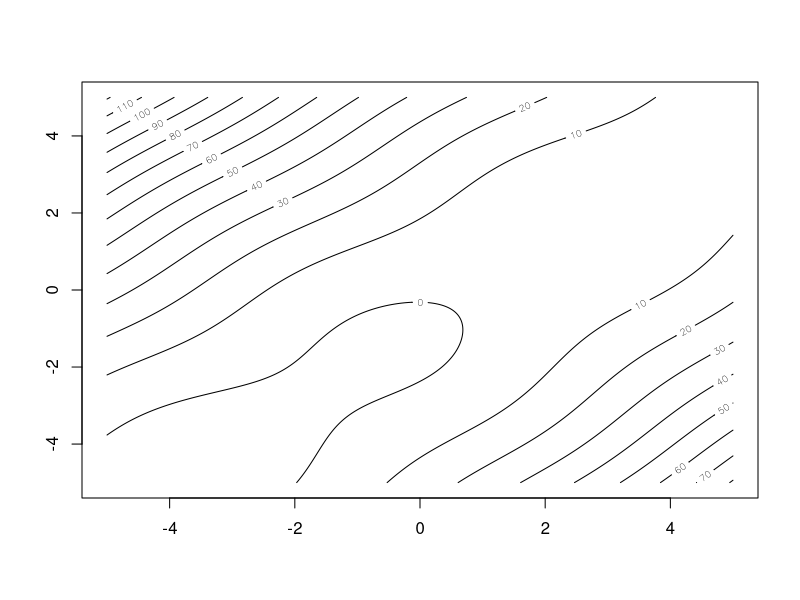
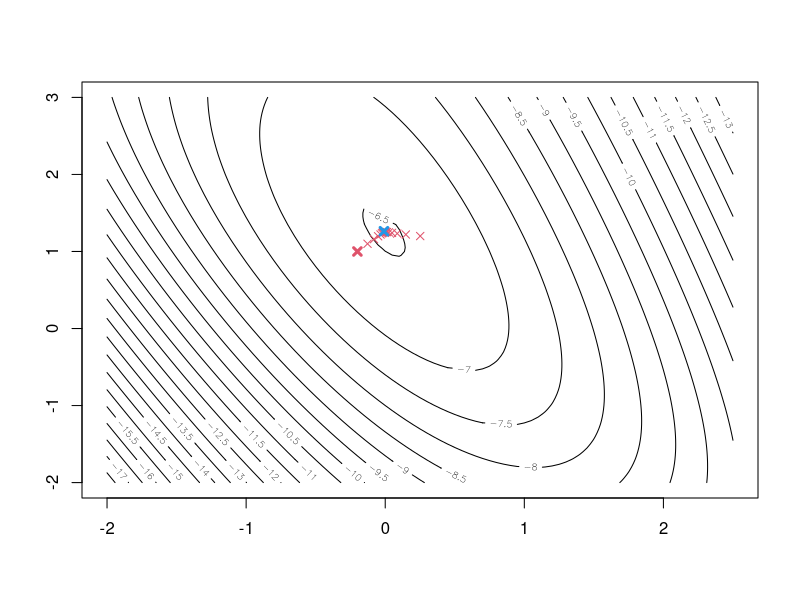
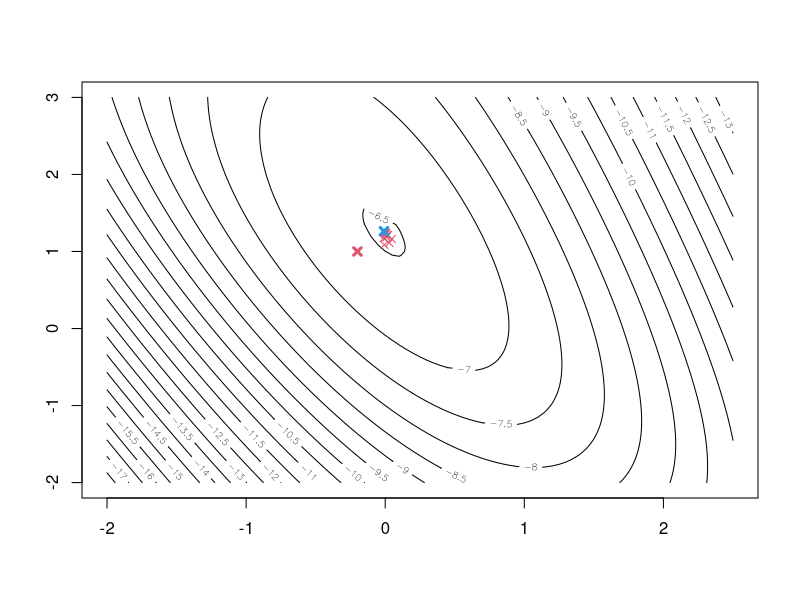
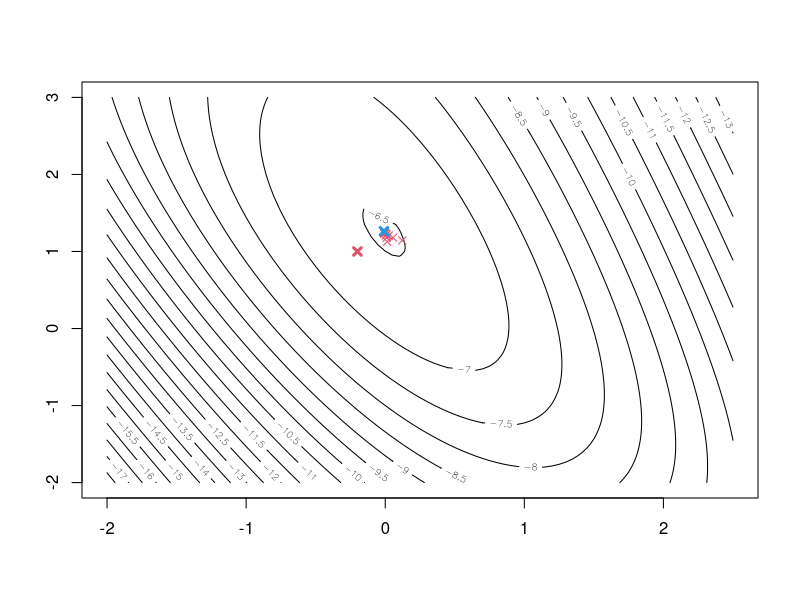

Here is the R script that generated these plots, in order:
## ---- chunk 1
f <- function(x, y) {
  sin(x+y) + (x-y)^2 - 1.5*x + 2.5*y + 1
  
}

f(3, 2)

x <- y <- seq(-5, 5, length.out = 500)

# outer creates all combinations of x, y
# applying f to the matrix based on x and y
z <- outer(x, y, f)


contour(x = x, y = y, z = z)

## ---- chunk 2
#sin(x+y) + (x-y)^2 - 1.5*x + 2.5*y + 1

g <- function(v) {
  x <- v[1]
  y <- v[2]
  d_dx <- cos(x+y) + 2*x - 2*y - 1.5
  d_dy <- cos(x+y) + 2*y - 2*x + 2.5  
  return( c(d_dx, d_dy) )
    
}

H <- function(v) {
  x <- v[1]
  y <- v[2]
  d_d2x <- -sin(x+y) + 2
  d_d2y <- -sin(x+y) + 2  
  d_dxy <- -sin(x+y) - 2
  
  return(matrix(c(d_d2x, d_dxy, d_dxy, d_d2y), 2, 2))
}

g(c(0,0))
H(c(0,0))
## ---- chunk 3


Newton <- function(start, eps = 10^(-6), max_it = 50) {
  L2 <- function(v) {
  sqrt(sum(v^2))
  
}


x_t <- start
itterations <- 0
stop_criteria <- T

while (
  stop_criteria & itterations < max_it
) {
  itterations <- itterations + 1
  x_prev <- x_t
  
  
  # For some values the hessian was singular, solving this by adding a small lambda * I to the hessian to get around the issue.
  H_inv <- tryCatch({solve(H(x_prev))}, 
           error = function(x) {solve(H(x_prev) + eps * diag(length(x_t)))})

  x_t <- x_prev - H_inv %*% g(x_prev)
  stop_criteria <- L2(x_t - x_prev) / (eps + L2(x_prev)) > eps
}


eigen_vals <- eigen(H(x_t))$values
cat("Start:", start, ", Itterations:", itterations, ", solution:", x_t, ", function value:", f(x_t[1], x_t[2]), "\neigen_values:", eigen_vals, "\n\n")


}


## ---- chunk 4
Newton(c(-20, -20))
Newton(c(100, -100))
Newton(c(100, 100))
Newton(c(0, 0))
Newton(c(5, 5))
Newton(c(-100, 100))
Newton(c(20, 20))

## ---- chunk 5
# creating the data
x <- c(0, 0, 0, 0.1, 0.1, 0.3, 0.3, 0.9, 0.9, 0.9)
y <- c(0, 0, 1, 0 ,1, 1, 1, 0, 1, 1)

g <- function(v) {
  b0 <- v[1]
  b1 <- v[2]
  
  sum(  y * log( 1 / (1 + exp(-b0 -b1*x)) ) + (1 - y) * log( 1 - ( 1 / (1 + exp(-b0 -b1*x)) ) )  )
  
}

dg1 <- function(v) {
  b0 <- v[1]
  b1 <- v[2]
  
  sum( y - 1 / (1 + exp(-b0 -b1*x)) )
}

dg2 <- function(v) {
  b0 <- v[1]
  b1 <- v[2]
  
  sum( (y - 1 / (1 + exp(-b0 -b1*x))) * x )
}


# The function g to be maximised, partial derivatives dg1, dg2, and gradient
gradient <- function(x)
{
  c(dg1(x), dg2(x))
}

## ---- chunk 6


GD_optimizer <- function(x0, x = c(0, 0, 0, 0.1, 0.1, 0.3, 0.3, 0.9, 0.9, 0.9), y = c(0, 0, 1, 0 ,1, 1, 1, 0, 1, 1),
                         backtracking_shrinkage = 0.5) {
  # Produce a contour plot; define first a grid where function is evaluated
x1grid <- seq(-2, 2.5, by=0.05)
x2grid <- seq(-2, 3, by=0.05)
dx1 <- length(x1grid)
dx2 <- length(x2grid)
dx  <- dx1*dx2
gx  <- matrix(rep(NA, dx), nrow=dx1)
for (i in 1:dx1)
for (j in 1:dx2)
{
  gx[i,j] <- g(c(x1grid[i], x2grid[j]))
}
mgx <- matrix(gx, nrow=dx1, ncol=dx2)
contour(x1grid, x2grid, mgx, nlevels=34)  # Note: For other functions g, you might need to choose another nlevels-value to get a good impression of the function 

#Steepest ascent function:
steepestasc <- function(x0 = x0, eps=1e-6, alpha0=1)
{
  L2 <- function(v) {
  sqrt(sum(v^2))
  
    }
    
  fun_calls <- 0
  grad_calls <- 0
  xt   <- x0
  conv <- 999
  points(xt[1], xt[2], col=2, pch=4, lwd=3)
  while(conv>eps)
  {
    alpha <- alpha0
    
    # xt1 is xtold
    xtold   <- xt
    xt    <- xtold + alpha*gradient(xtold)
    grad_calls <- grad_calls + 1
    
    gxt <- g(xt)
    g_old <- g(xtold)
    fun_calls <- fun_calls + 2
   
    # modified to make less function calls
    while (gxt < g_old)
    {
      
      g_old <- gxt
      
      alpha <- alpha * backtracking_shrinkage
      xt    <- xtold + alpha*gradient(xtold)
      
      gxt <- g(xt)
      fun_calls <- fun_calls + 2
      
    }
    points(xt[1], xt[2], col=2, pch=4, lwd=1)
    
    
    #
    conv <- L2(xt - xtold)
  }
  points(xt[1], xt[2], col=4, pch=4, lwd=3)
  cat("Function calls:", fun_calls, "\n")
  cat("Gradient calls:", grad_calls, "\n")

  return(xt)
}

steepestasc(c(-0.2, 1))

}



GD_optimizer(c(-0.2, 1), backtracking_shrinkage = 0.7)

GD_optimizer(c(-0.2, 1), backtracking_shrinkage = 0.3)

GD_optimizer(c(-0.2, 1), backtracking_shrinkage = 0.5)

## ---- chunk 7

# optim minimizes so we try to maximize by multiplying by -1 via fnscale
optim(c(-0.2, 1), fn = g, gr = gradient, method = "BFGS", control = list(fnscale = -1))

optim(c(-0.2, 1), fn = g, method = "Nelder-Mead", control = list(fnscale = -1))


## ---- chunk 8

model <- glm(y ~ x, family = "binomial")

a <- summary(model)
a$coefficients[, 1]
